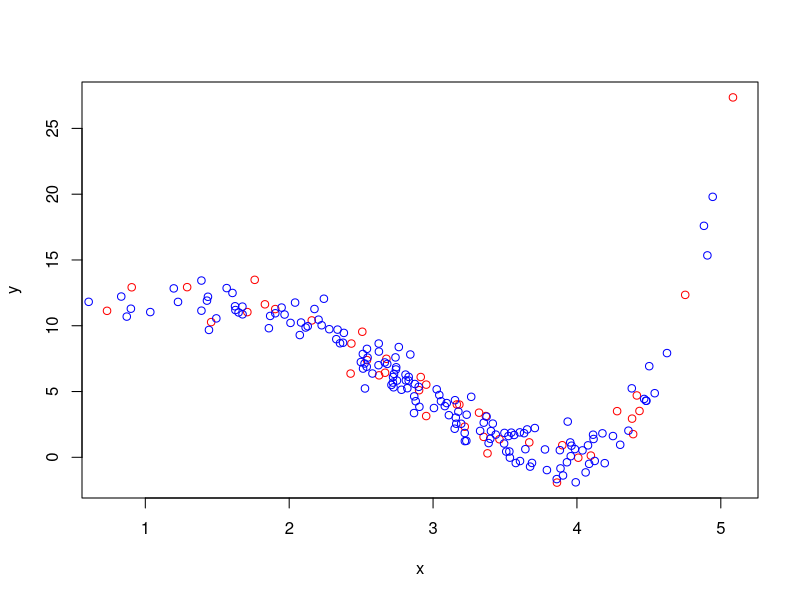
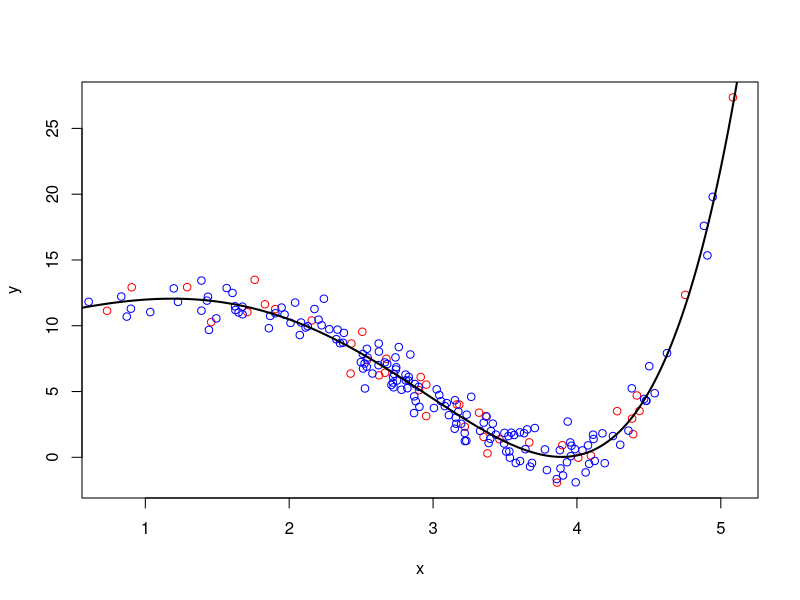

Here is the R script that generated these plots, in order:
# read data into memory
data_set <- read.csv("hw01_data_set.csv")

# get training data set
train.x <- data_set$X[1:160]
train.y <- data_set$y[1:160]

# get validation data set
test.x <- data_set$X[161:200]
test.y <- data_set$y[161:200]

# plot the training data to see the trend
plot(test.x, test.y, type="p", col = "red", xlab = "x", ylab = "y")
points(train.x, train.y, type="p", col = "blue", xlab = "x", ylab = "y")

K <- 5
N <- length(train.x)
N_TEST <- length(test.x)

linear_regression <- function(x, y) {
  X <- matrix(0, N, K)

  X[, 1] <- 1
  X[, 2] <- x
  X[, 3] <- x^3
  X[, 4] <- exp(x)
  X[, 5] <- sin(x)
  
  # Transpose of X
  t_X <- t(X)
  
  R <- matrix(0, N, 1)
  R[, 1] <- y
  
  w <- chol2inv(chol(t_X %*% X)) %*% t_X %*% R
  
  return(w)
}

# Learnt parameters
w <- linear_regression(train.x, train.y)

# Model function
y_i <- function(x) {
  return(w[1] + w[2]*x + w[3]*(x^3) + w[4]*exp(x) + w[5]*sin(x))
}

# Find rmse
rmse <- sqrt(sum((test.y - y_i(test.x))^2) / N_TEST)

# Data interval
data_interval <- seq(from = -1, to = +6, by = 0.01)

# plot the training and test data points and fitted curve for the data interval
plot(test.x, test.y, type="p", col = "red", xlab = "x", ylab = "y")
points(train.x, train.y, type="p", col = "blue", xlab = "x", ylab = "y")
points(data_interval, y_i(data_interval), type="l", col="black", lwd=2)

